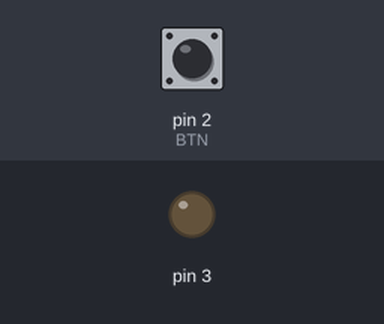
This sketch was run on a simulated Arduino Uno, built with avr-gcc and run on an emulated ATmega328P. Shown: output pins drawn as LEDs (lit = HIGH). Inputs (shaded band) come from the test bench; at power-on: pin 2 (BTN) HIGH.

Above: at 1.2 s.
1.3 s: pin 2 (BTN) pulled LOW for 0.15 s
At 1.37 s:
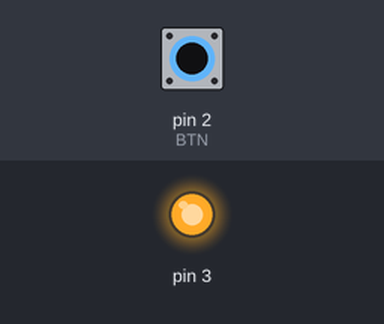
2.9 s: pin 2 (BTN) pulled LOW for 3.2 s
At 6.6 s:
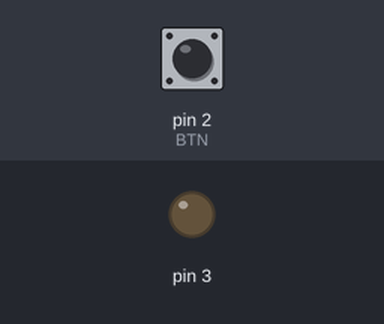
Timing chart, 0 to 8.1 s (numbered marks = the images above; inputs shaded):
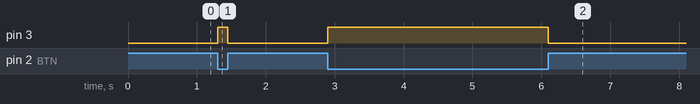

The sketch:

btn02.ino
```cpp
#include <Led.h>
// pullup방식 : pulldown 하드웨어 구성에서 10K저항 제거.
Led led(3);
const int BTN = 2;

void setup() {
  pinMode(BTN, INPUT_PULLUP); // 내부 저항 사용
}

void loop() {
  int value = !digitalRead(BTN); // 버튼 클릭 시 점등. 평상 시 소등상태로 변경.
  led.setValue(value);

}

//누르는 순간에만 소등 상태가 되니 불편함. 누른상태에서 스위치 점등 ->level Triger

//떨어지는곳 혹은 올라가는 곳만 캐치해서 상태변화 -> Edge Triger
```

Measured:
- after the input at 1.3 s, pin 3: LOW → HIGH at once, → LOW 0.15 s later
- after the input at 2.9 s, pin 3: LOW → HIGH at once, → LOW 3.2 s later
